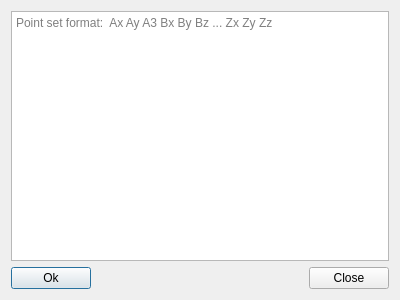
<?xml version="1.0" encoding="UTF-8"?>
<ui version="4.0">
 <class>Add_point_set_dialog</class>
 <widget class="QDialog" name="Add_point_set_dialog">
  <property name="geometry">
   <rect>
    <x>0</x>
    <y>0</y>
    <width>400</width>
    <height>300</height>
   </rect>
  </property>
  <property name="windowTitle">
   <string>Dialog</string>
  </property>
  <layout class="QHBoxLayout" name="horizontalLayout_2">
   <item>
    <layout class="QVBoxLayout" name="verticalLayout">
     <property name="sizeConstraint">
      <enum>QLayout::SetMinimumSize</enum>
     </property>
     <item>
      <widget class="QTextEdit" name="textEdit">
       <property name="sizePolicy">
        <sizepolicy hsizetype="MinimumExpanding" vsizetype="MinimumExpanding">
         <horstretch>0</horstretch>
         <verstretch>0</verstretch>
        </sizepolicy>
       </property>
       <property name="html">
        <string>&lt;!DOCTYPE HTML PUBLIC &quot;-//W3C//DTD HTML 4.0//EN&quot; &quot;http://www.w3.org/TR/REC-html40/strict.dtd&quot;&gt;
&lt;html&gt;&lt;head&gt;&lt;meta name=&quot;qrichtext&quot; content=&quot;1&quot; /&gt;&lt;style type=&quot;text/css&quot;&gt;
p, li { white-space: pre-wrap; }
&lt;/style&gt;&lt;/head&gt;&lt;body style=&quot; font-family:'Sans Serif'; font-size:10pt; font-weight:400; font-style:normal;&quot;&gt;
&lt;p style=&quot;-qt-paragraph-type:empty; margin-top:0px; margin-bottom:0px; margin-left:0px; margin-right:0px; -qt-block-indent:0; text-indent:0px;&quot;&gt;&lt;br /&gt;&lt;/p&gt;&lt;/body&gt;&lt;/html&gt;</string>
       </property>
       <property name="overwriteMode">
        <bool>false</bool>
       </property>
       <property name="placeholderText">
        <string notr="true">Point set format:  Ax Ay A3 Bx By Bz ... Zx Zy Zz </string>
       </property>
      </widget>
     </item>
     <item>
      <layout class="QHBoxLayout" name="horizontalLayout">
       <property name="sizeConstraint">
        <enum>QLayout::SetMinimumSize</enum>
       </property>
       <item>
        <widget class="QPushButton" name="okButton">
         <property name="text">
          <string>Ok</string>
         </property>
        </widget>
       </item>
       <item>
        <spacer name="horizontalSpacer">
         <property name="orientation">
          <enum>Qt::Horizontal</enum>
         </property>
         <property name="sizeHint" stdset="0">
          <size>
           <width>40</width>
           <height>20</height>
          </size>
         </property>
        </spacer>
       </item>
       <item>
        <widget class="QPushButton" name="cancelButton">
         <property name="text">
          <string>Close</string>
         </property>
        </widget>
       </item>
      </layout>
     </item>
    </layout>
   </item>
  </layout>
 </widget>
 <resources/>
 <connections/>
</ui>
